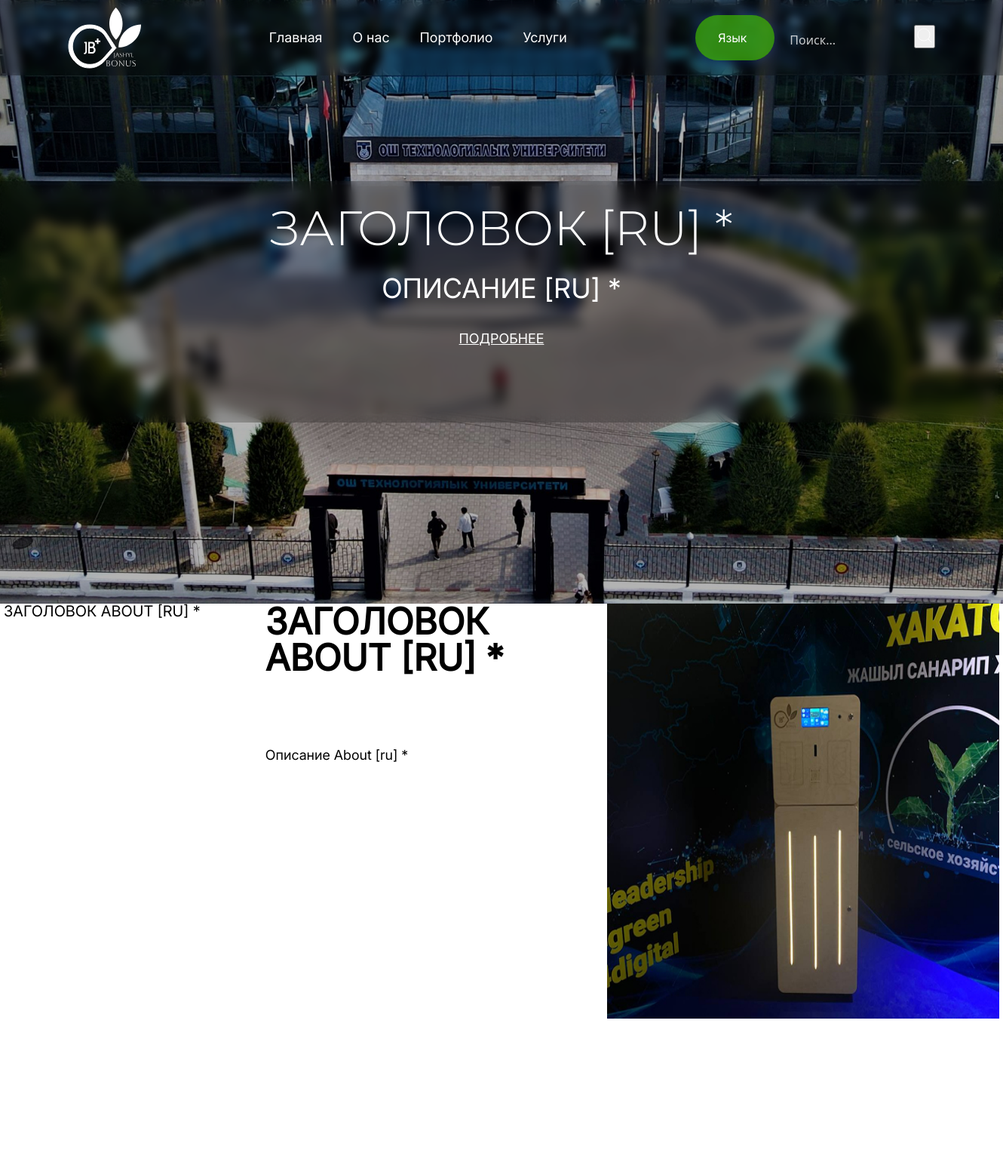
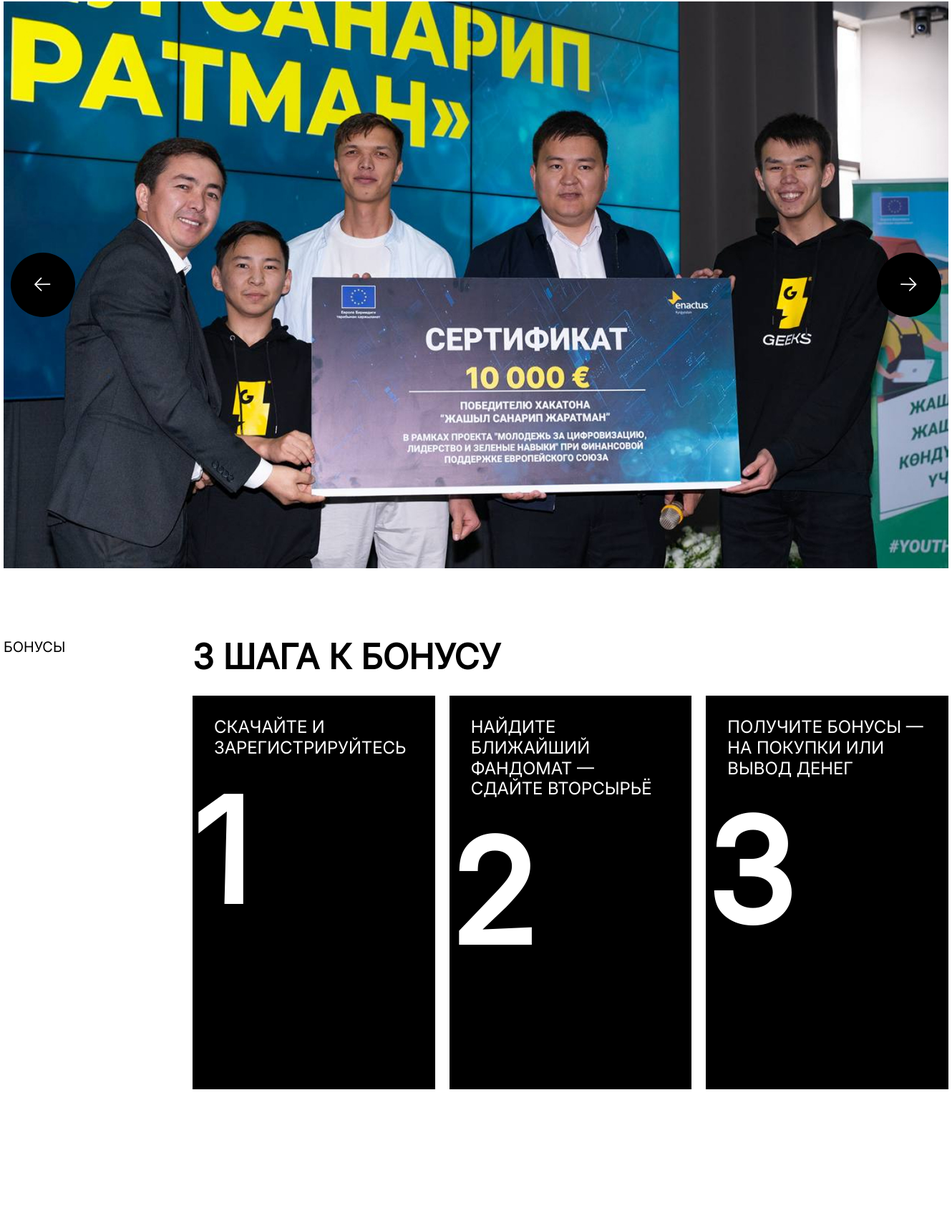
Page /ru/ (upper part) on the committed database (2 pictures, top to bottom).
### apps/settings/models.py (models this page shows, shortened)
class Settings(models.Model):
    title = models.CharField(
        max_length=155,
        verbose_name='Заголовок'
    )
    description = models.TextField(
        verbose_name='Описание'
    )
    image = models.ImageField(
        upload_to='settings',
        verbose_name='Фото'
    )
    title2 = models.CharField(
        max_length=155,
        verbose_name='Заголовок About'
    )
    description2 = models.TextField(
        verbose_name='Описание About'
    )
    image2 = models.ImageField(
        upload_to='settings',
        verbose_name='Фото About'
    )
    title_bonus1 = models.CharField(
        max_length=155,
        verbose_name='Заголовок Bonus'
    )
    title_bonus2 = models.CharField(
        max_length=155,
        verbose_name='Заголовок Bonus2'
    )
    title_team = models.CharField(
        max_length=155,
        verbose_name='Заголовок Team'
    )
    class Meta:
        verbose_name_plural = 'Главная НАстройки'

class ImageSlider(models.Model):
    image = models.ImageField(
        upload_to='image',
        verbose_name='Фото'
    )
    class Meta:
        verbose_name_plural = 'Фото Слайдер'

class Bonus(models.Model):
    title = models.CharField(
        max_length=155,
        verbose_name='Наши Бонусы'
    )
    class Meta:
        verbose_name_plural = 'Наши бонусы'

### apps/settings/views.py (the view)
# urls.py: path("", IndexVIew.as_view(), name='index'),
class IndexVIew(TemplateView, SearchMixin):
    template_name = 'index.html'
    def get_context_data(self, **kwargs):
        context = super().get_context_data(**kwargs)
        context["settings_id"] = Settings.objects.latest("id")
        context['image_all'] = ImageSlider.objects.all()
        context['bonus_all'] = Bonus.objects.all()
        context['team_all'] = Team.objects.all()
        return context

### templates/index.html (shortened to what this page needs)
{% load static %}
<!DOCTYPE html>
<html lang="en">
<head>
    <link rel="stylesheet" href="{% static 'assets/css/include/header.css' %}">
    <link rel="stylesheet" href="{% static 'assets/css/include/footer.css' %}">
    <link rel="stylesheet" href="{% static 'assets/css/index.css' %}">
    <link rel="stylesheet" href="{% static 'assets/css/components/about.css' %}">
    <link rel="stylesheet" href="{% static 'assets/css/components/slider.css' %}">
    <link rel="stylesheet" href="{% static 'assets/css/components/bonus.css' %}">
</head>
<body>
    <header class="header">
        <div class="container header_container">
            <a href="{% url 'index' %}" class="header_link-logo">
                <img src="{% static 'assets/icon/logo_white.svg' %}" alt="Логотип JashylBonus — платформа бонусов и акций"
                    class="header_logo">
            </a>
            <nav class="header_nav">
                <a href="{% url 'index' %}" class="header_link text">Главная</a>
                <a href="{% url 'about' %}" class="header_link text">О нас</a>
                <a href="{% url 'portfolio' %}" class="header_link text">Портфолио</a>
                <a href="{% url 'services' %}" class="header_link text">Услуги</a>
            </nav>
            <div class="header_tools">
                <button class="btn-cssbuttons">
                    <span>
                        Язык <img src="{% static 'assets/icon/vector_language.svg' %}%" alt="">
                    </span>
                    <ul>
                        <li>
                        </li>
                        <li>
                        </li>
                    </ul>
                </button>
                <form method="get" action="" class="search-form">
                    <input type="text" name="q" value="{{ search_query|default:'' }}" placeholder="Поиск..." class="search_input">
                    <button type="submit">
                        <img src="{% static 'assets/icon/search_icons.svg' %}" alt="Поиск">
                    </button>
                </form>
            </div>
        </div>
    </header>
    <main class="main">
        <section class="banner" style="background-image: url({{ settings_id.image.url }});">
            <div class="banner-blur">
                <h1>{{ settings_id.title }}</h1>
                <h2>{{ settings_id.description }}</h2>
                <a class="banner-blur-a" href="{% url 'about' %}">подробнее</a>
            </div>
        </section>
        <secction class="about container">
            <h4>{{ settings_id.title2 }}</h4>
            <div class="about-texts">
                <h2>{{ settings_id.title2 }}</h2>
                <p>{{ settings_id.description2 }}</p>
            </div>
            <img src="{{ settings_id.image2.url }}" alt="О проекте Жашыл Бонус">
        </secction>
        <section class="slider container">
            {% for image in image_all %}
            <img class="slider-img" src="{{ image.image.url }}" alt="">
            {% endfor %}
            <div>
                <img class="slider-btn left" src="../static/assets/icon/slider/btn-left.svg">
            </div>
            <div>
                <img class="slider-btn right" src="../static/assets/icon/slider/btn-right.svg">
            </div>
        </section>
        <section class="bonus container">
            <h4>Бонусы</h4>
            <div class="bonus-box">
                <h2>3 шага к бонусу</h2>
                <div class="bonus-box-cards">
                    {% for bonus in bonus_all %}
                    <div class="card">
                        <h3>{{ bonus.title }}</h3>
                        <h1>{{ bonus.id }}</h1>
                    </div>
                    {% endfor %}
                </div>
            </div>
        </section>
    </main>
</body>
</html>

### static/assets/css/include/header.css (style rules this page uses)
* { padding: 0; margin: 0; box-sizing: border-box; }
.container { max-width: 1320px; margin: 0; }
.text { font-family: Inter; font-weight: 400; font-size: 18px; line-height: 100%; letter-spacing: -6%; color: rgba(255, 255, 255, 1); }
.header { height: 100px; background-color: rgba(0, 0, 0, 0.2); backdrop-filter: blur(6px); position: fixed; top: 0; left: 0; right: 0; z-index: 1; }
.header_container { height: 100%; display: flex; justify-content: space-around; align-items: center; }
.header_link-logo { width: 96px; height: 80px; }
.header_nav { display: flex; column-gap: 40px; align-items: center; }
.header_link { text-decoration: none; }
.header_tools { height: 100%; display: flex; column-gap: 10px; align-items: center; }
.search_input { box-sizing: border-box; height: 100%; width: 170px; background-color: transparent; border: none; outline: none; padding-bottom: 4px; padding-left: 10px; font-size: 1em; color: white; transition: all 0.3s ease; font-family: system-ui, -apple-system, BlinkMacSystemFont, 'Segoe UI', Roboto, Oxygen, Ubuntu, Cantarell, 'Open Sans', 'Helvetica Neue', sans-serif; }
.search_input::placeholder { color: rgba(255, 255, 255, 0.776); }
.btn-cssbuttons { background-color: #fff; --btn-color: rgba(62, 178, 0, 0.726); position: relative; padding: 22px 30px; font-family: Roboto, sans-serif; font-weight: 500; font-size: 16px; line-height: 1; color: white; background: none; border: none; outline: none; overflow: hidden; cursor: pointer; filter: drop-shadow(0 2px 8px rgba(39, 94, 254, 0.32)); transition: 0.3s cubic-bezier(0.215, 0.61, 0.355, 1); }
.btn-cssbuttons::before { position: absolute; content: ""; top: 0; left: 0; z-index: -1; width: 100%; height: 100%; background: var(--btn-color); border-radius: 30px; transition: 0.3s cubic-bezier(0.215, 0.61, 0.355, 1); }
.btn-cssbuttons span, .btn-cssbuttons span span { display: inline-flex; vertical-align: middle; transition: 0.3s cubic-bezier(0.215, 0.61, 0.355, 1); }
.btn-cssbuttons span { transition-delay: 0.05s; }
.btn-cssbuttons span:first-child { padding-right: 7px; }
.btn-cssbuttons ul { position: absolute; top: 50%; left: 0; right: 0; display: flex; margin: 0; padding: 0; list-style-type: none; transform: translateY(-50%); }
.btn-cssbuttons ul li { flex: 1; }

### static/assets/css/include/footer.css (style rules this page uses)
* { padding: 0; margin: 0; box-sizing: border-box; font-family: Inter; }
.container { max-width: 1320px; margin: 0 auto; }

### static/assets/css/index.css (style rules this page uses)
* { padding: 0; margin: 0; box-sizing: border-box; }
.container { max-width: 1320px; margin: 0 auto; }
.banner { background-image: url('../images/banner/home-banner.jpg'); background-size: cover; background-position: center; width: 100%; height: 800px; position: absolute; top: 0; display: flex; flex-direction: column; justify-content: center; }
.banner div { height: 320px; display: flex; flex-direction: column; align-items: center; background-color: rgba(0, 0, 0, 0.2); backdrop-filter: blur(8px); }
.banner-blur h1 { font-family: Montserrat; font-weight: 500; font-size: 64px; line-height: 100%; text-align: center; text-transform: uppercase; color: rgba(255, 255, 255, 1); margin-top: 30px; }
.banner-blur h2 { font-family: Inter; font-weight: 300; font-size: 36px; line-height: 100%; text-transform: uppercase; color: rgba(255, 255, 255, 1); margin-top: 30px; }
.banner-blur-a { font-family: Inter; font-weight: 300; font-size: 18px; line-height: 100%; text-transform: uppercase; color: rgba(255, 255, 255, 1); margin-top: 40px; }

### static/assets/css/components/about.css (style rules this page uses)
* { padding: 0; margin: 0; box-sizing: border-box; }
.container { max-width: 1320px; margin: 0 auto; }
.about h4 { font-family: Inter; font-weight: 500; font-size: 20px; line-height: 100%; letter-spacing: -6%; text-transform: uppercase; color: rgba(0, 0, 0, 1); }
.about-texts h2 { width: 365px; height: 192px; font-family: Inter; font-weight: 700; font-size: 48px; line-height: 100%; letter-spacing: -2%; text-transform: uppercase; color: rgba(0, 0, 0, 1); }
.about-texts p { width: 367px; height: 252px; font-family: Inter; font-weight: 400; font-size: 18px; line-height: 100%; letter-spacing: -2%; text-align: justify; color: rgba(0, 0, 0, 1); }
.about { position: relative; top: 800px; display: flex; justify-content: space-between; flex-direction: row; }
.about img { width: 520px; height: 550px; }

### rows in the picture
Settings: image (picture), title "ЗАГОЛОВОК [RU] *", description "ОПИСАНИЕ [RU] *", title2 "ЗАГОЛОВОК ABOUT [RU] *", description2 "Описание About [ru] *", image2 (picture)
ImageSlider: image (picture)
Bonus: title "СКАЧАЙТЕ И ЗАРЕГИСТРИРУЙТЕСЬ", id "1"
Bonus: title "НАЙДИТЕ БЛИЖАЙШИЙ ФАНДОМАТ — СДАЙТЕ ВТОРСЫРЬЁ", id "2"
Bonus: title "ПОЛУЧИТЕ БОНУСЫ — НА ПОКУПКИ ИЛИ ВЫВОД ДЕНЕГ", id "3"
